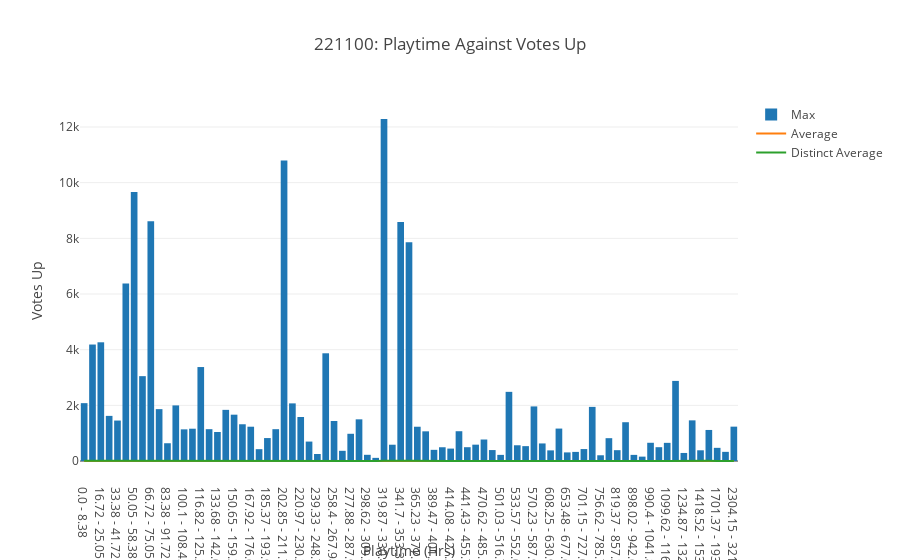

The code cell stored with this chart in its notebook:
### Markdown cell above
There is a twofold problem here in that the vast majority of reviews may not actually be seen, and those that are but are deemed as unhelpful (as opposed to neutral) are not ableto be tagged such. Without simply ignoring them, we can gain a better understanding of playtime distribution be bounding the playtime to a histogram, and taking the *distinct* average of `votes_up`, to reduce the disproportionate amount of low votes per review. This exacerbates the peaks and allows a clearer picture not of which timebands have indeterminate reviews, but rather definitely positive reviews. 

In order to do a histogram I need to decide on the bounds in a way that does not bias the graphical representation towards one specific outcome. One option is to split the playtime into even increments along its range; in doing so, I will achieve a clean aggregation of reviews.

### Code cell
# Define size of band in count.
increment = 500

x = []
y1 = []
y2 = []
y3 = []

for i in range(int(len(playtime_for_221100) / increment)):
    start_j = increment * i
    
    min_time = playtime_for_221100[start_j]['author_total_playtime'] / 60
    max_time = playtime_for_221100[start_j + increment]['author_total_playtime'] / 60
    
    averages = []
    distinct_averages = []
    
    max_votes_up = -1
    
    for j in range(increment):
        item = playtime_for_221100[start_j + j]
        
        # Set max votes per band.
        if(item['max_votes_up'] > max_votes_up):
            max_votes_up = item['max_votes_up']
            
        averages.append(item['average_votes_up'])
        distinct_averages.append(item['distinct_average_votes_up'])
            
    # Set bar values.
    x.append(str(round(min_time, 2)) + " - " + str(round(max_time, 2)))  
    y1.append(max_votes_up)
    y2.append(numpy.mean(averages))
    y3.append(numpy.mean(distinct_averages))

layout = go.Layout(
    title='221100: Playtime Against Votes Up',
    xaxis=dict(
        title="Playtime (Hrs)"
    ),
    yaxis=dict(
        title="Votes Up"
    ),
    showlegend=True
)

data = [
    go.Bar(
        x=x,
        y=y1,
        name="Max"
    ),
    go.Scatter(
        x=x,
        y=y2,
        name="Average"
    ),
    go.Scatter(
        x=x,
        y=y3,
        name="Distinct Average"
    )
]

fig = go.Figure(data=data, layout=layout)

iplot(fig)
